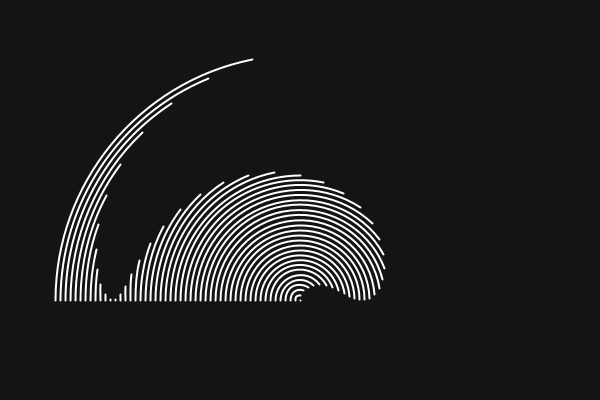
Frame 1 (no input)
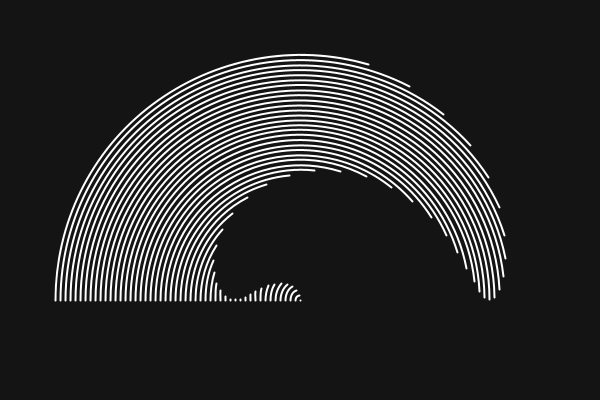
Frame 60 (the mouse pressed at the canvas centre just before this capture)
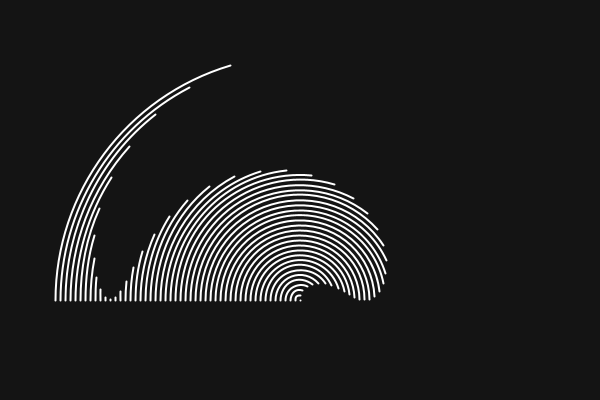
Frame 120 (the mouse held since frame 60 and released just before this capture)

The Processing sketch that drew these frames (run headless with seeded random() and noise(); from frame 60 on, the mouse is pressed at the canvas centre):

// Processing sketch: processing_180154
// ── processing_180154.pde

int num = 50;
float step, sz, offSet, theta, angle;

void setup() {
  size(600, 400);
  strokeWeight(2);
  step = 10;
}

void draw() {
  background(20);
  translate(width/2, height*.75);
  angle=0;
  for (int i=0; i<num; i++) {
    stroke(255);
    noFill();
    sz = i*step;
    float offSet = TWO_PI/num*i;
    float arcEnd = map(sin(theta+offSet),-1,1, PI, TWO_PI);
    arc(0, 0, sz, sz, PI, arcEnd);
  }
  colorMode(RGB);
  resetMatrix();
  theta += .0523;
  
}
